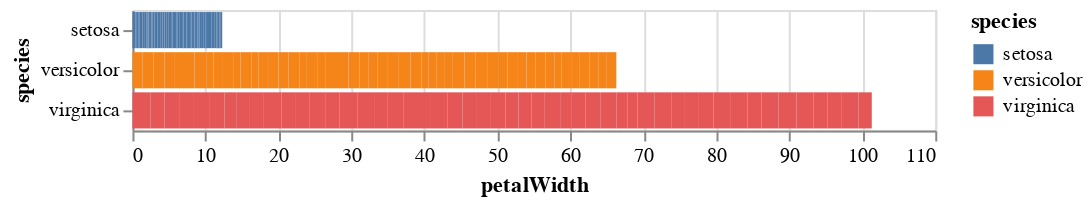

The cell this chart's notebook holds for it:
### Markdown cell above
# Bar chart showing petal width of different species

### Code cell
alt.Chart(iris).mark_bar().encode(
    x='petalWidth',
    y = 'species',
    color = 'species'
    )

### Figure 1 — Vega-Lite specification as saved in the notebook (floating-point values rounded to 4 significant figures; data arrays with more than 128 entries replaced by an {"elided": "..."} marker saying what was removed)
{"config": {"view": {"continuousWidth": 400, "continuousHeight": 300}}, "data": {"name": "data-a264acbd6e539a8b3afc0cb5f240fb57"}, "mark": "bar", "encoding": {"color": {"type": "nominal", "field": "species"}, "x": {"type": "quantitative", "field": "petalWidth"}, "y": {"type": "nominal", "field": "species"}}, "$schema": "https://vega.github.io/schema/vega-lite/v4.8.1.json", "datasets": {"data-a264acbd6e539a8b3afc0cb5f240fb57": {"elided": "150 records"}}}
